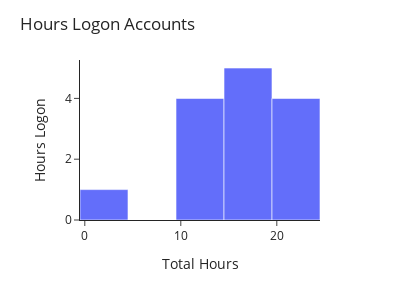

The cell this chart's notebook holds for it:
### Code cell
fig = px.histogram(df_logon_events_transformed, x='HOUR_LOGON',)
fig.update_layout(
    title='Hours Logon Accounts',
    width=400,
    height=300,
    xaxis_title='Total Hours',
    yaxis_title='Hours Logon',
    template='simple_white',
)

### Figure 1 — Plotly figure (JSON) as saved in the notebook; plotly's stock layout.template omitted (floating-point values rounded to 4 significant figures)
{"data": [{"alignmentgroup": "True", "bingroup": "x", "hovertemplate": "HOUR_LOGON=%{x}<br>count=%{y}<extra></extra>", "legendgroup": "", "marker": {"color": "#636efa", "pattern": {"shape": ""}}, "name": "", "offsetgroup": "", "orientation": "v", "showlegend": false, "type": "histogram", "x": [17, 11, 11, 20, 23, 16, 11, 19, 14, 23, 16, 15, 1, 20], "xaxis": "x", "yaxis": "y"}], "layout": {"barmode": "relative", "height": 300, "legend": {"tracegroupgap": 0}, "margin": {"t": 60}, "title": {"text": "Hours Logon Accounts"}, "width": 400, "xaxis": {"anchor": "y", "domain": [0, 1], "title": {"text": "Total Hours"}}, "yaxis": {"anchor": "x", "domain": [0, 1], "title": {"text": "Hours Logon"}}}}
